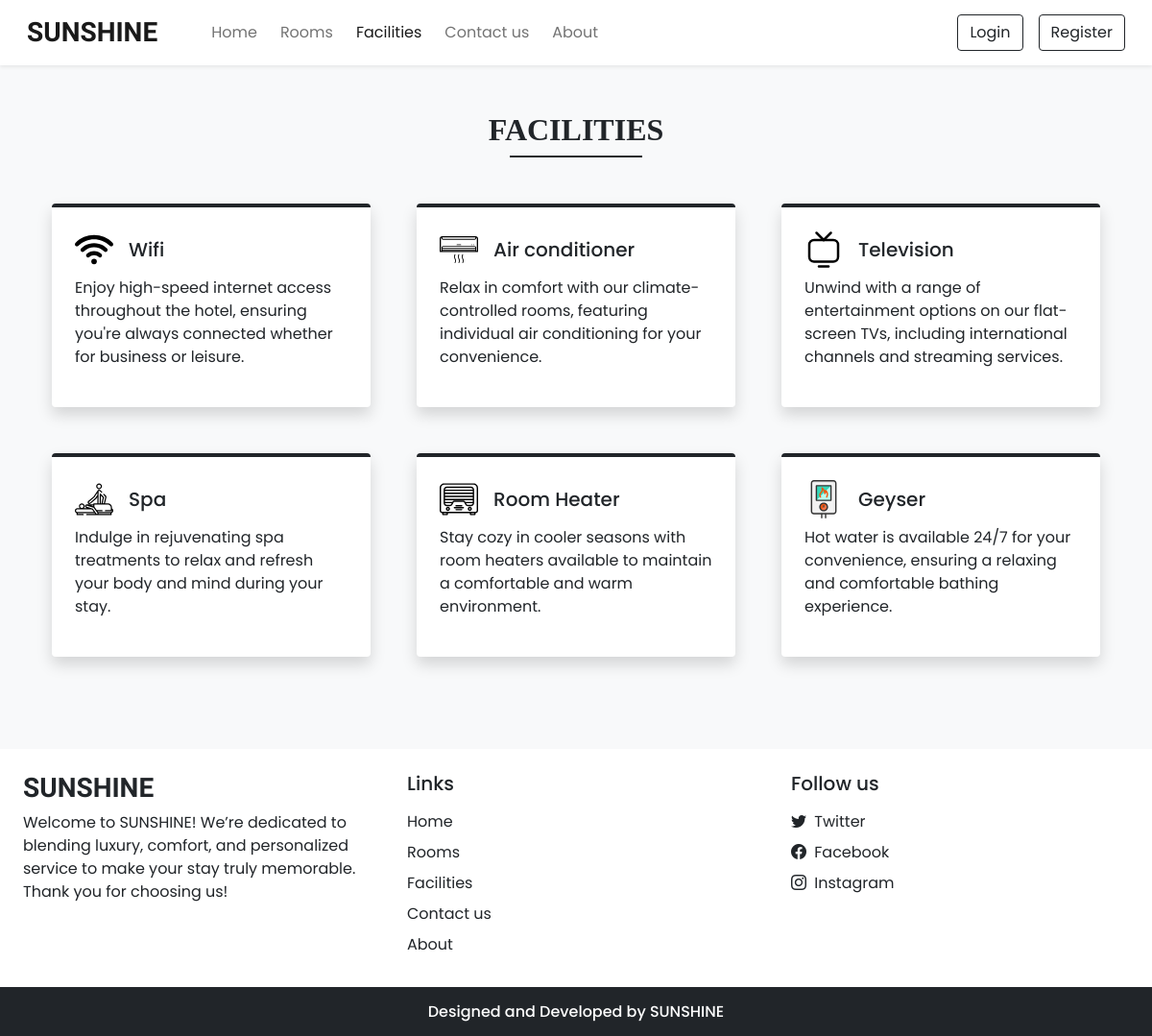
Screenshot of /facilities.php with the database file from the repository.
### tables this page shows
CREATE TABLE `facilities` (
  `id` int(11) NOT NULL,
  `icon` varchar(100) NOT NULL,
  `name` varchar(50) NOT NULL,
  `description` varchar(250) NOT NULL
);

### admin/inc/db_config.php (called while the page is built, shortened)
<?php
  function selectAll($table)
  {
    $con = $GLOBALS['con'];
    $res = mysqli_query($con,"SELECT * FROM $table");
    return $res;
  }
?>

### facilities.php (the view, shortened to what this page needs)
<!DOCTYPE html>
<html lang="en">
<head>
  <?php require('inc/links.php'); ?>
</head>
<body class="bg-light">
  <?php require('inc/header.php'); ?>
  <div class="my-5 px-4">
    <h2 class="fw-bold h-font text-center" style="font-family: times new roman, serif;">FACILITIES</h2>
    <div class="h-line bg-dark" style="width: 12%; height: 1.5px; margin: 0 auto;"></div>
  </div>
  <div class="container">
    <div class="row">
      <?php
        $res = selectAll('facilities');
        $path = FACILITIES_IMG_PATH;
        while($row = mysqli_fetch_assoc($res)){
          echo<<<data
            <div class="col-lg-4 col-md-6 mb-5 px-4">
              <div class="bg-white rounded shadow p-4 border-top border-4 border-dark pop">
                <div class="d-flex align-items-center mb-2">
                  <img src="$path$row[icon]" width="40px">
                  <h5 class="m-0 ms-3">$row[name]</h5>
                </div>
                <p>$row[description]</p>
              </div>
            </div>
          data;
        }
      ?>
    </div>
  </div>
  <?php require('inc/footer.php'); ?>
</body>
</html>

### css/common.css (style rules this page uses)
:root { --teal: #2ec1ac; --teal_hover: #279e8c; }
* { font-family: 'Poppins', sans-serif; }
.h-font { font-family: 'Merienda', cursive; }
.h-line { width: 150px; margin: 0 auto; height: 1.7px; }

### rows the page displays
facilities: icon (picture), name "Wifi", description "Enjoy high-speed internet access throughout the hotel, ensuring you're always connected whether for business or leisure."
facilities: icon (picture), name "Air conditioner", description "Relax in comfort with our climate-controlled rooms, featuring individual air conditioning for your convenience."
facilities: icon (picture), name "Television", description "Unwind with a range of entertainment options on our flat-screen TVs, including international channels and streaming services."
facilities: icon (picture), name "Spa", description "Indulge in rejuvenating spa treatments to relax and refresh your body and mind during your stay."
facilities: icon (picture), name "Room Heater", description "Stay cozy in cooler seasons with room heaters available to maintain a comfortable and warm environment."
facilities: icon (picture), name "Geyser", description "Hot water is available 24/7 for your convenience, ensuring a relaxing and comfortable bathing experience."
